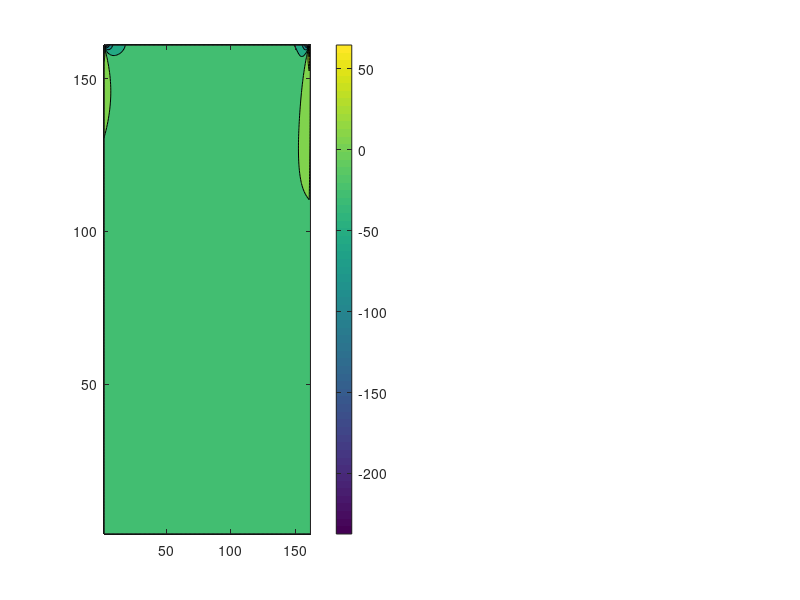

The MATLAB script that drew this image: (Note: this script raises an error after producing the figure.)
clc;
clear;
close all;

v = csvread('vorticity-161-100.csv');
s = csvread('streamfunc-161-100.csv');

figure;
subplot(1, 2, 1);
contourf(v);
colorbar;
improvePlot;
xlabel('L_x [m]');
ylabel('L_y [m]');
title('Vorticity \omega');
axis equal;
subplot(1, 2, 2);
contourf(s);
xlabel('L_x [m]');
ylabel('L_y [m]');
title('Streamfunction \Psi');
axis equal;
colorbar;
improvePlot;